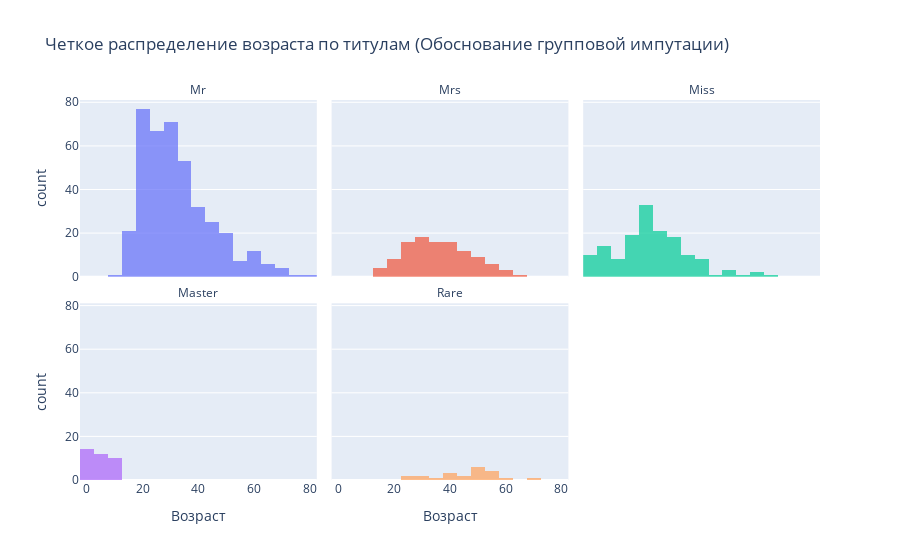

The cell this chart's notebook holds for it:
### Code cell
plot_df = df_raw.copy()


plot_df['Title_Viz'] = plot_df['Name'].str.extract(r' ([A-Za-z]+)\.', expand=False)
rare_titles_viz = ['Lady', 'Countess','Capt', 'Col','Don', 'Dr', 'Major', 'Rev', 'Sir', 'Jonkheer', 'Dona']
plot_df['Title_Viz'] = plot_df['Title_Viz'].replace(rare_titles_viz, 'Rare')
plot_df['Title_Viz'] = plot_df['Title_Viz'].replace(['Mlle', 'Ms'], 'Miss')
plot_df['Title_Viz'] = plot_df['Title_Viz'].replace('Mme', 'Mrs')


fig_age_clear = px.histogram(
    plot_df, 
    x="Age", 
    color="Title_Viz",       
    facet_col="Title_Viz",   
    facet_col_wrap=3,       
    title="Четкое распределение возраста по титулам (Обоснование групповой импутации)",
    labels={'Title_Viz': 'Титул', 'Age': 'Возраст', 'count': 'Кол-во людей'},
    nbins=20,               
    opacity=0.7
)


fig_age_clear.update_layout(showlegend=False)
fig_age_clear.for_each_annotation(lambda a: a.update(text=a.text.split("=")[-1]))

fig_age_clear.show()

### Figure 1 — Plotly figure (JSON) as saved in the notebook; plotly's stock layout.template omitted (floating-point values rounded to 4 significant figures; data arrays with more than 128 entries replaced by an {"elided": "..."} marker saying what was removed)
{"data": [{"bingroup": "x", "hovertemplate": "Титул=Mr<br>Возраст=%{x}<br>count=%{y}<extra></extra>", "legendgroup": "Mr", "marker": {"color": "#636efa", "opacity": 0.7, "pattern": {"shape": ""}}, "name": "Mr", "nbinsx": 20, "orientation": "v", "showlegend": true, "type": "histogram", "x": {"elided": "517 float values"}, "xaxis": "x4", "yaxis": "y4"}, {"bingroup": "x", "hovertemplate": "Титул=Mrs<br>Возраст=%{x}<br>count=%{y}<extra></extra>", "legendgroup": "Mrs", "marker": {"color": "#EF553B", "opacity": 0.7, "pattern": {"shape": ""}}, "name": "Mrs", "nbinsx": 20, "orientation": "v", "showlegend": true, "type": "histogram", "x": [38.0, 35.0, 27.0, 14.0, 55.0, 31.0, NaN, 38.0, NaN, 40.0, 27.0, 18.0, 49.0, 29.0, 29.0, 33.0, 34.0, 47.0, 29.0, NaN, 24.0, 22.0, 40.0, NaN, 45.0, NaN, 32.0, 44.0, 35.0, 24.0, 29.0, 41.0, 29.0, NaN, 50.0, 58.0, 41.0, 35.0, 19.0, 50.0, 17.0, 26.0, 24.0, 40.0, 22.0, 36.0, 31.0, NaN, NaN, 45.0, 60.0, NaN, 24.0, NaN, 35.0, 24.0, 28.0, NaN, 34.0, 28.0, 28.0, NaN, 42.0, 24.0, 45.0, NaN, 33.0, 23.0, 63.0, 35.0, 25.0, 33.0, 54.0, 34.0, 36.0, 44.0, NaN, 19.0, 39.0, 36.0, 29.0, 53.0, 39.0, NaN, 39.0, 52.0, 24.0, 22.0, 39.0, 26.0, 41.0, 32.0, NaN, 40.0, 43.0, 18.0, 45.0, 30.0, 48.0, 48.0, 36.0, 51.0, 57.0, 54.0, 43.0, 17.0, 31.0, 30.0, 31.0, 33.0, 52.0, 27.0, 62.0, 15.0, NaN, 44.0, 18.0, 45.0, 24.0, 48.0, 42.0, 47.0, 28.0, 56.0, 25.0, 39.0], "xaxis": "x5", "yaxis": "y5"}, {"bingroup": "x", "hovertemplate": "Титул=Miss<br>Возраст=%{x}<br>count=%{y}<extra></extra>", "legendgroup": "Miss", "marker": {"color": "#00cc96", "opacity": 0.7, "pattern": {"shape": ""}}, "name": "Miss", "nbinsx": 20, "orientation": "v", "showlegend": true, "type": "histogram", "x": {"elided": "185 float values"}, "xaxis": "x6", "yaxis": "y6"}, {"bingroup": "x", "hovertemplate": "Титул=Master<br>Возраст=%{x}<br>count=%{y}<extra></extra>", "legendgroup": "Master", "marker": {"color": "#ab63fa", "opacity": 0.7, "pattern": {"shape": ""}}, "name": "Master", "nbinsx": 20, "orientation": "v", "showlegend": true, "type": "histogram", "x": [2.0, 2.0, 7.0, 11.0, 4.0, NaN, 0.83, 12.0, NaN, 1.0, 9.0, 4.0, NaN, 9.0, 1.0, 3.0, 3.0, 7.0, 0.92, 2.0, 3.0, 1.0, 3.0, 4.0, 9.0, 9.0, 8.0, NaN, 6.0, 0.67, 8.0, 1.0, 11.0, 0.42, 10.0, 2.0, 1.0, 0.83, 4.0, 4.0], "xaxis": "x", "yaxis": "y"}, {"bingroup": "x", "hovertemplate": "Титул=Rare<br>Возраст=%{x}<br>count=%{y}<extra></extra>", "legendgroup": "Rare", "marker": {"color": "#FFA15A", "opacity": 0.7, "pattern": {"shape": ""}}, "name": "Rare", "nbinsx": 20, "orientation": "v", "showlegend": true, "type": "histogram", "x": [40.0, 42.0, 51.0, 44.0, 54.0, 54.0, 23.0, 52.0, 45.0, 48.0, 49.0, 57.0, 32.0, 56.0, 50.0, 60.0, 70.0, 33.0, NaN, 49.0, 38.0, 28.0, 27.0], "xaxis": "x2", "yaxis": "y2"}], "layout": {"annotations": [{"font": {}, "showarrow": false, "text": "Master", "x": 0.16, "xanchor": "center", "xref": "paper", "y": 0.465, "yanchor": "bottom", "yref": "paper"}, {"font": {}, "showarrow": false, "text": "Rare", "x": 0.5, "xanchor": "center", "xref": "paper", "y": 0.465, "yanchor": "bottom", "yref": "paper"}, {"font": {}, "showarrow": false, "text": "Mr", "x": 0.16, "xanchor": "center", "xref": "paper", "y": 1.0, "yanchor": "bottom", "yref": "paper"}, {"font": {}, "showarrow": false, "text": "Mrs", "x": 0.5, "xanchor": "center", "xref": "paper", "y": 1.0, "yanchor": "bottom", "yref": "paper"}, {"font": {}, "showarrow": false, "text": "Miss", "x": 0.84, "xanchor": "center", "xref": "paper", "y": 1.0, "yanchor": "bottom", "yref": "paper"}], "barmode": "relative", "legend": {"title": {"text": "Титул"}, "tracegroupgap": 0}, "showlegend": false, "title": {"text": "Четкое распределение возраста по титулам (Обоснование групповой импутации)"}, "xaxis": {"anchor": "y", "domain": [0, 0.32], "title": {"text": "Возраст"}}, "xaxis2": {"anchor": "y2", "domain": [0.34, 0.66], "matches": "x", "title": {"text": "Возраст"}}, "xaxis3": {"anchor": "y3", "domain": [0.68, 1.0], "matches": "x", "title": {"text": "Возраст"}}, "xaxis4": {"anchor": "y4", "domain": [0, 0.32], "matches": "x", "showticklabels": false}, "xaxis5": {"anchor": "y5", "domain": [0.34, 0.66], "matches": "x", "showticklabels": false}, "xaxis6": {"anchor": "y6", "domain": [0.68, 1.0], "matches": "x", "showticklabels": false}, "yaxis": {"anchor": "x", "domain": [0, 0.465], "title": {"text": "count"}}, "yaxis2": {"anchor": "x2", "domain": [0, 0.465], "matches": "y", "showticklabels": false}, "yaxis3": {"anchor": "x3", "domain": [0, 0.465], "matches": "y", "showticklabels": false}, "yaxis4": {"anchor": "x4", "domain": [0.535, 1.0], "matches": "y", "title": {"text": "count"}}, "yaxis5": {"anchor": "x5", "domain": [0.535, 1.0], "matches": "y", "showticklabels": false}, "yaxis6": {"anchor": "x6", "domain": [0.535, 1.0], "matches": "y", "showticklabels": false}}}
